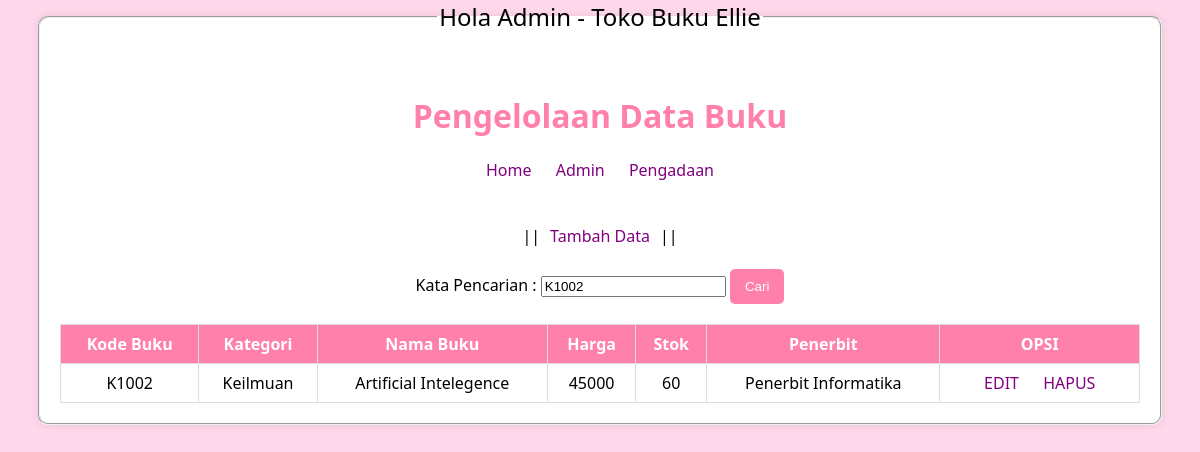
/tokobuku/admin.php?kata_cari=K1002, run on the app's committed database.
### tables this page shows
CREATE TABLE `tb_product` (
  `ID_Buku` varchar(20) NOT NULL,
  `Kategori` varchar(20) NOT NULL,
  `Nama_Buku` varchar(50) NOT NULL,
  `Harga` int(10) NOT NULL,
  `Stok` varchar(10) NOT NULL,
  `Penerbit` varchar(20) NOT NULL
);

### tokobuku/admin.php (the view, shortened to what this page needs)
<!DOCTYPE html>
<html lang="en">
<head>
</head>
<body>
    <fieldset>
    <legend>Hola Admin - Toko Buku Ellie</legend>
        <h1>Pengelolaan Data Buku</h1>
            <div class="menu-container">
                <a class="menu-link" href="index.php">Home</a>
                <a class="menu-link" href="admin.php">Admin</a>
                <a class="menu-link" href="pengadaan.php">Pengadaan</a>
            </div>
        <br><br>
        <center>||<a href="tambah_form.html">Tambah Data</a>||</center>
        <br>
        <form method="GET" action="index.php" style="text-align: center;">
            <label for="kata_cari">Kata Pencarian : </label>
            <input type="text" name="kata_cari" value="<?php echo isset($_GET['kata_cari']) ? htmlspecialchars($_GET['kata_cari']) : ''; ?>" />
            <button type="submit">Cari</button>
        </form>
        <table>
            <thead>
                <tr>
                    <th>Kode Buku</th>
                    <th>Kategori</th>
                    <th>Nama Buku</th>
                    <th>Harga</th>
                    <th>Stok</th>
                    <th>Penerbit</th>
                    <th>OPSI</th>
                </tr>
            </thead>
            <tbody>
                <?php
                include 'koneksi.php';
                if (isset($_GET['kata_cari'])) {
                    $kata_cari = $_GET['kata_cari'];
                    $query = "SELECT * FROM tb_product WHERE ID_Buku like '%$kata_cari%' OR
                        Nama_Buku like '%$kata_cari%' ORDER BY ID_Buku ASC";
                } else {
                    $query = "SELECT * FROM tb_product ORDER BY ID_Buku ASC";
                }
                $result = mysqli_query($koneksi, $query);
                while ($row = mysqli_fetch_assoc($result)) {
                ?>
                    <tr>
                        <td><?php echo $row['ID_Buku']; ?></td>
                        <td><?php echo $row['Kategori']; ?></td>
                        <td><?php echo $row['Nama_Buku']; ?></td>
                        <td><?php echo $row['Harga']; ?></td>
                        <td><?php echo $row['Stok']; ?></td>
                        <td><?php echo $row['Penerbit']; ?></td>
                        <td>
                            <a href="edit_form.php?id=<?php echo $row['ID_Buku']; ?>">EDIT</a>
                            <a href="delete.php?id=<?php echo $row['ID_Buku']; ?>">HAPUS</a>
                        </td>
                    </tr>
                <?php
                }
                ?>
            </tbody>
        </table>
    </fieldset>
</body>
</html>

### tokobuku/admin.php (style rules this page uses)
body { background-color: #ffd9eb; margin: 0; padding: 0; font-family: 'Segoe UI', Tahoma, Geneva, Verdana, sans-serif; text-align: center; }
fieldset { width: 90%; margin: auto; background-color: #fff; padding: 20px; border-radius: 10px; box-shadow: 0 0 10px rgba(0, 0, 0, 0.1); }
table { width: 100%; border-collapse: collapse; margin-top: 20px; }
th, td { border: 1px solid #ddd; padding: 8px; text-align: center; }
th { background-color: #ff80ab; color: #fff; }
legend { font-size: 24px; color: #000; margin-bottom: 20px; }
h1 { color: #ff80ab; }
a { color: #800080; text-decoration: none; margin: 0 10px; }
button { background-color: #ff80ab; color: #fff; padding: 10px 15px; border: none; border-radius: 5px; cursor: pointer; }

### data on the page
tb_product: ID_Buku "K1002", Kategori "Keilmuan", Nama_Buku "Artificial Intelegence", Harga "45000", Stok "60", Penerbit "Penerbit Informatika"
